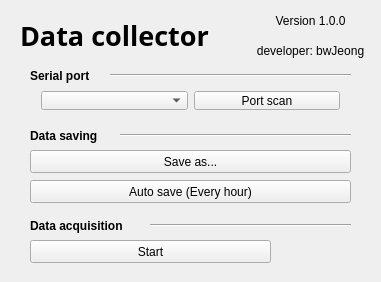
<?xml version="1.0" encoding="UTF-8"?>
<ui version="4.0">
 <class>MainWindow</class>
 <widget class="QMainWindow" name="MainWindow">
  <property name="geometry">
   <rect>
    <x>0</x>
    <y>0</y>
    <width>381</width>
    <height>282</height>
   </rect>
  </property>
  <property name="windowTitle">
   <string>Data collector</string>
  </property>
  <widget class="QWidget" name="centralWidget">
   <widget class="QLabel" name="label">
    <property name="geometry">
     <rect>
      <x>20</x>
      <y>20</y>
      <width>221</width>
      <height>31</height>
     </rect>
    </property>
    <property name="font">
     <font>
      <family>Arial Black</family>
      <pointsize>20</pointsize>
      <weight>75</weight>
      <bold>true</bold>
     </font>
    </property>
    <property name="text">
     <string>Data collector</string>
    </property>
    <property name="alignment">
     <set>Qt::AlignLeading|Qt::AlignLeft|Qt::AlignVCenter</set>
    </property>
   </widget>
   <widget class="QWidget" name="horizontalLayoutWidget_3">
    <property name="geometry">
     <rect>
      <x>290</x>
      <y>240</y>
      <width>51</width>
      <height>21</height>
     </rect>
    </property>
    <layout class="QHBoxLayout" name="horizontalLayout_3">
     <item>
      <widget class="QLabel" name="label_3">
       <property name="font">
        <font>
         <weight>75</weight>
         <bold>true</bold>
        </font>
       </property>
       <property name="text">
        <string>Rx</string>
       </property>
       <property name="alignment">
        <set>Qt::AlignCenter</set>
       </property>
      </widget>
     </item>
     <item>
      <widget class="QLabel" name="lbRx">
       <property name="styleSheet">
        <string notr="true">background-color: rgb(255, 0, 0);</string>
       </property>
       <property name="text">
        <string/>
       </property>
      </widget>
     </item>
    </layout>
   </widget>
   <widget class="QPushButton" name="btnConnect">
    <property name="geometry">
     <rect>
      <x>30</x>
      <y>240</y>
      <width>241</width>
      <height>23</height>
     </rect>
    </property>
    <property name="text">
     <string>Start</string>
    </property>
    <property name="checkable">
     <bool>true</bool>
    </property>
   </widget>
   <widget class="QPushButton" name="btnSaveAs">
    <property name="geometry">
     <rect>
      <x>30</x>
      <y>150</y>
      <width>321</width>
      <height>23</height>
     </rect>
    </property>
    <property name="text">
     <string>Save as...</string>
    </property>
    <property name="checkable">
     <bool>true</bool>
    </property>
   </widget>
   <widget class="QPushButton" name="btnAutoSave">
    <property name="geometry">
     <rect>
      <x>30</x>
      <y>180</y>
      <width>321</width>
      <height>23</height>
     </rect>
    </property>
    <property name="text">
     <string>Auto save (Every hour)</string>
    </property>
    <property name="checkable">
     <bool>true</bool>
    </property>
   </widget>
   <widget class="QLabel" name="label_2">
    <property name="geometry">
     <rect>
      <x>250</x>
      <y>10</y>
      <width>121</width>
      <height>21</height>
     </rect>
    </property>
    <property name="text">
     <string>Version 1.0.0</string>
    </property>
    <property name="alignment">
     <set>Qt::AlignCenter</set>
    </property>
   </widget>
   <widget class="QWidget" name="horizontalLayoutWidget_2">
    <property name="geometry">
     <rect>
      <x>30</x>
      <y>80</y>
      <width>321</width>
      <height>41</height>
     </rect>
    </property>
    <layout class="QHBoxLayout" name="horizontalLayout_2">
     <item>
      <widget class="QComboBox" name="cbPortName"/>
     </item>
     <item>
      <widget class="QPushButton" name="btnPortScan">
       <property name="text">
        <string>Port scan</string>
       </property>
      </widget>
     </item>
    </layout>
   </widget>
   <widget class="Line" name="line_2">
    <property name="geometry">
     <rect>
      <x>110</x>
      <y>60</y>
      <width>241</width>
      <height>31</height>
     </rect>
    </property>
    <property name="orientation">
     <enum>Qt::Horizontal</enum>
    </property>
   </widget>
   <widget class="QLabel" name="label_4">
    <property name="geometry">
     <rect>
      <x>30</x>
      <y>60</y>
      <width>81</width>
      <height>31</height>
     </rect>
    </property>
    <property name="font">
     <font>
      <weight>75</weight>
      <bold>true</bold>
     </font>
    </property>
    <property name="text">
     <string>Serial port</string>
    </property>
   </widget>
   <widget class="Line" name="line_3">
    <property name="geometry">
     <rect>
      <x>120</x>
      <y>120</y>
      <width>231</width>
      <height>31</height>
     </rect>
    </property>
    <property name="orientation">
     <enum>Qt::Horizontal</enum>
    </property>
   </widget>
   <widget class="QLabel" name="label_5">
    <property name="geometry">
     <rect>
      <x>30</x>
      <y>120</y>
      <width>81</width>
      <height>31</height>
     </rect>
    </property>
    <property name="font">
     <font>
      <weight>75</weight>
      <bold>true</bold>
     </font>
    </property>
    <property name="text">
     <string>Data saving</string>
    </property>
   </widget>
   <widget class="QLabel" name="label_6">
    <property name="geometry">
     <rect>
      <x>30</x>
      <y>210</y>
      <width>111</width>
      <height>31</height>
     </rect>
    </property>
    <property name="font">
     <font>
      <weight>75</weight>
      <bold>true</bold>
     </font>
    </property>
    <property name="text">
     <string>Data acquisition</string>
    </property>
   </widget>
   <widget class="Line" name="line_4">
    <property name="geometry">
     <rect>
      <x>150</x>
      <y>210</y>
      <width>201</width>
      <height>31</height>
     </rect>
    </property>
    <property name="orientation">
     <enum>Qt::Horizontal</enum>
    </property>
   </widget>
   <widget class="QLabel" name="label_7">
    <property name="geometry">
     <rect>
      <x>250</x>
      <y>40</y>
      <width>121</width>
      <height>21</height>
     </rect>
    </property>
    <property name="text">
     <string>developer: bwJeong</string>
    </property>
    <property name="alignment">
     <set>Qt::AlignCenter</set>
    </property>
   </widget>
  </widget>
 </widget>
 <layoutdefault spacing="6" margin="11"/>
 <resources/>
 <connections/>
</ui>
